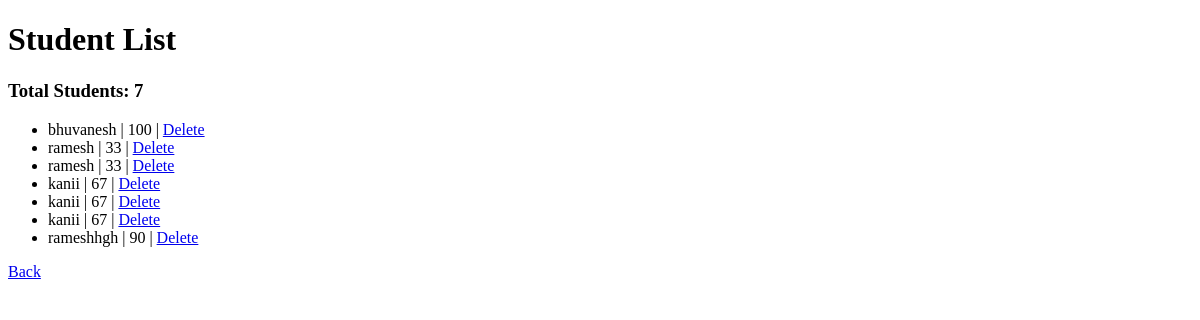
Before: /students with the older database file.
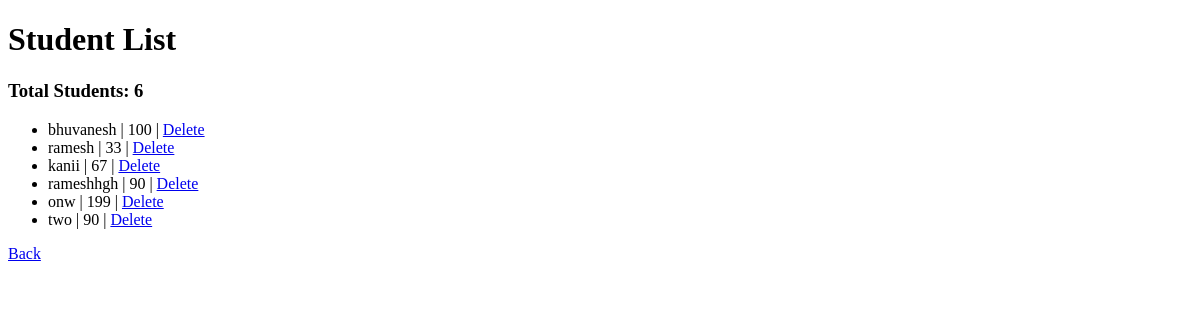
After: the same page with the newer database file.
### tables this page shows
CREATE TABLE students (
            id INTEGER PRIMARY KEY AUTOINCREMENT,
            name TEXT,
            marks INTEGER
        );

### app.py (the view)
@app.route("/students")
def view_students():
    conn = sqlite3.connect("students.db")
    cursor = conn.cursor()
    cursor.execute("SELECT id, name, marks FROM students")
    students = cursor.fetchall()
    total_no_students= len(students)
    total=total_no_students
    return render_template("students.html", students=students, total=total_no_students)

### templates/students.html (shortened to what this page needs)
<!DOCTYPE html>
<html>
<head>
</head>
<body>
    <h1>Student List</h1>
    <h3>Total Students: {{ total }}</h3>
    <ul>
        {% for student in students %}
            <li>{{ student[1] }} | {{ student[2] }} | {{ student[3] }}
                 <a href="/delete/{{ student[0] }}">Delete</a>
            </li>
        {% endfor %}
    </ul>
    <a href="/">Back</a>
</body>
</html>

Changed rows visible on the page:
removed students: name "ramesh", marks "33"
removed students: name "kanii", marks "67"
removed students: name "kanii", marks "67"
added students: name "onw", marks "199"
added students: name "two", marks "90"
Other visible differences:
{{ total }}: "7" → "6"
